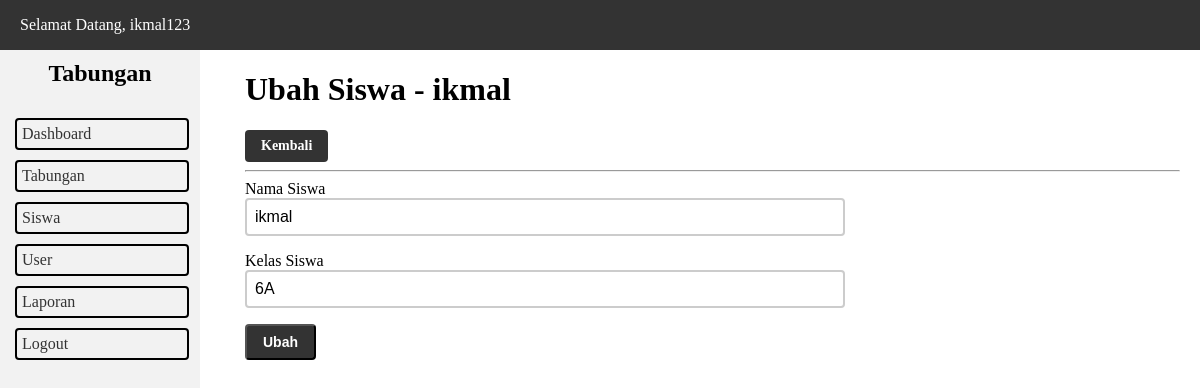
Screenshot of /ubah_siswa.php?id_siswa=4 (signed in) with the database file from the repository.
### tables this page shows
CREATE TABLE `user` (
  `id_user` int(11) NOT NULL,
  `username` varchar(30) NOT NULL,
  `password` varchar(255) NOT NULL,
  `nama_lengkap` varchar(30) NOT NULL
);

CREATE TABLE `siswa` (
  `id_siswa` int(11) NOT NULL,
  `nama_siswa` varchar(50) NOT NULL,
  `kelas_siswa` varchar(2) NOT NULL
);

### ubah_siswa.php (the view, shortened to what this page needs)
<?php
require_once 'koneksi.php';
$id_user = $_SESSION['id_user'];
$user = mysqli_query($koneksi, "SELECT * FROM user WHERE id_user = '$id_user'");
$data_user = mysqli_fetch_assoc($user);
$id_siswa = $_GET['id_siswa'];
$data_siswa = mysqli_fetch_assoc(mysqli_query($koneksi, "SELECT * FROM siswa WHERE id_siswa = '$id_siswa'"));
?>
 <!DOCTYPE html>
<html lang="en">
<head>
	<link rel="stylesheet" href="style.css">
</head>
<body>
  <?php include_once 'include/topbar.php'; ?>
  <?php include_once 'include/sidebar.php'; ?>
  <main>
  	<h1>Ubah Siswa - <?= $data_siswa['nama_siswa']; ?></h1>
  	<a href="siswa.php" class="button">Kembali</a>
  	<hr>
  	<div class="form">
  		<form method="POST">
				<div>
					<label for="nama_siswa">Nama Siswa</label>
					<input type="text" name="nama_siswa" id="nama_siswa" class="input-field" required value="<?= $data_siswa['nama_siswa']; ?>">
				</div>
				<div>
					<label for="kelas_siswa">Kelas Siswa</label>
					<input type="text" name="kelas_siswa" id="kelas_siswa" class="input-field" required value="<?= $data_siswa['kelas_siswa']; ?>">
				</div>
				<button type="submit" name="btnUbahSiswa" class="button">Ubah</button>
	  	</form>
  	</div>
  </main>
</body>
</html>

### include/topbar.php
<header class="topbar">
  <nav>
    <ul>
      <li><a href="profile.php">Selamat Datang, <?= $data_user['username']; ?></a></li>
    </ul>
  </nav>
</header>

### style.css (style rules this page uses)
body { margin: 0; padding: 0; font-family: times new roman; }
.topbar { background-color: #333; color: #fff; height: 50px; display: flex; justify-content: space-between; align-items: center; position: fixed; width: 100%; top: 0; left: 0; }
.topbar ul { margin: 0; padding: 0; list-style: none; display: flex; }
.topbar ul li { margin: 0 20px; }
.topbar ul li a { color: #fff; text-decoration: none; }
main { margin-left: 225px; padding: 50px 20px; }
.button { display: inline-block; background-color: #333; color: #fff; padding: 8px 16px; font-size: 14px; font-weight: bold; text-align: center; text-decoration: none; border-radius: 4px; cursor: pointer; }
.input-field { border: 2px solid #ccc; border-radius: 4px; padding: 8px; font-size: 16px; margin-bottom: 16px; width: 100%; box-sizing: border-box; }
.form { display: flex; flex-direction: column; max-width: 600px; margin-right: 20px; }

### rows the page displays
user: username "ikmal123"
siswa: nama_siswa "ikmal", kelas_siswa "6A"
